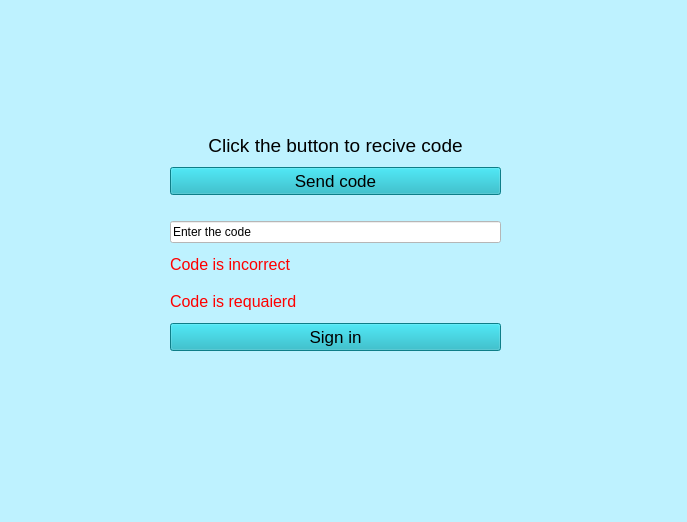
<?xml version="1.0" encoding="UTF-8"?>
<ui version="4.0">
 <class>VerificationWindow</class>
 <widget class="QMainWindow" name="VerificationWindow">
  <property name="enabled">
   <bool>true</bool>
  </property>
  <property name="geometry">
   <rect>
    <x>0</x>
    <y>0</y>
    <width>687</width>
    <height>522</height>
   </rect>
  </property>
  <property name="windowTitle">
   <string>MainWindow</string>
  </property>
  <property name="styleSheet">
   <string notr="true">background-color: rgb(190, 242, 255)</string>
  </property>
  <widget class="QWidget" name="centralwidget">
   <widget class="QWidget" name="verticalLayoutWidget">
    <property name="geometry">
     <rect>
      <x>170</x>
      <y>130</y>
      <width>331</width>
      <height>221</height>
     </rect>
    </property>
    <layout class="QVBoxLayout" name="verticalLayout">
     <item>
      <widget class="QLabel" name="label">
       <property name="text">
        <string>&lt;html&gt;&lt;head/&gt;&lt;body&gt;&lt;p align=&quot;center&quot;&gt;&lt;span style=&quot; font-size:14pt;&quot;&gt;Click the button to recive code&lt;/span&gt;&lt;/p&gt;&lt;/body&gt;&lt;/html&gt;</string>
       </property>
      </widget>
     </item>
     <item>
      <widget class="QPushButton" name="pushButton_SendCode">
       <property name="enabled">
        <bool>true</bool>
       </property>
       <property name="font">
        <font>
         <pointsize>13</pointsize>
        </font>
       </property>
       <property name="styleSheet">
        <string notr="true">background-color: rgb(20,176,191);</string>
       </property>
       <property name="text">
        <string>Send code</string>
       </property>
      </widget>
     </item>
     <item>
      <spacer name="horizontalSpacer">
       <property name="orientation">
        <enum>Qt::Horizontal</enum>
       </property>
       <property name="sizeHint" stdset="0">
        <size>
         <width>40</width>
         <height>20</height>
        </size>
       </property>
      </spacer>
     </item>
     <item>
      <widget class="QLineEdit" name="lineEdit_Code">
       <property name="styleSheet">
        <string notr="true">background-color: rgb(255, 255, 255);</string>
       </property>
       <property name="text">
        <string>Enter the code</string>
       </property>
      </widget>
     </item>
     <item>
      <widget class="QLabel" name="label_WrongCode">
       <property name="text">
        <string>&lt;html&gt;&lt;head/&gt;&lt;body&gt;&lt;p&gt;&lt;span style=&quot; font-size:12pt; color:#ff0000;&quot;&gt;Code is incorrect&lt;/span&gt;&lt;/p&gt;&lt;/body&gt;&lt;/html&gt;</string>
       </property>
      </widget>
     </item>
     <item>
      <widget class="QLabel" name="label_EmptyCode">
       <property name="text">
        <string>&lt;html&gt;&lt;head/&gt;&lt;body&gt;&lt;p&gt;&lt;span style=&quot; font-size:12pt; color:#ff0000;&quot;&gt;Code is requaierd&lt;/span&gt;&lt;/p&gt;&lt;/body&gt;&lt;/html&gt;</string>
       </property>
      </widget>
     </item>
     <item>
      <widget class="QPushButton" name="pushButton_SignIn">
       <property name="font">
        <font>
         <pointsize>13</pointsize>
        </font>
       </property>
       <property name="styleSheet">
        <string notr="true">background-color: rgb(20,176,191);</string>
       </property>
       <property name="text">
        <string>Sign in</string>
       </property>
      </widget>
     </item>
    </layout>
   </widget>
  </widget>
  <widget class="QMenuBar" name="menubar">
   <property name="geometry">
    <rect>
     <x>0</x>
     <y>0</y>
     <width>687</width>
     <height>24</height>
    </rect>
   </property>
  </widget>
  <widget class="QStatusBar" name="statusbar"/>
 </widget>
 <resources/>
 <connections/>
</ui>
